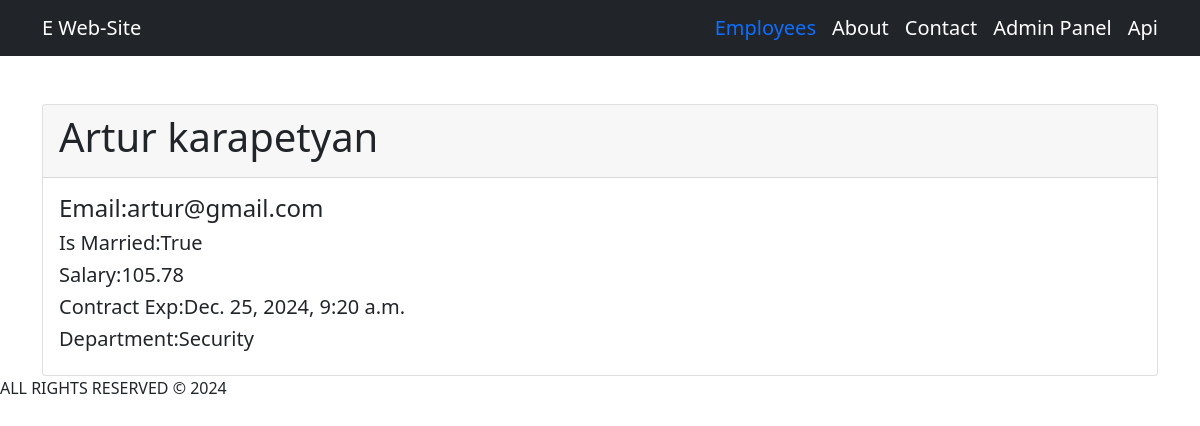
Screenshot of /employees/7 with the database file from the repository.
### employees/models.py (models this page shows, shortened)
class Employee(models.Model):
    first_name = models.CharField(max_length=40)
    last_name = models.CharField(max_length=40)
    email = models.EmailField(max_length=255)
    is_married = models.BooleanField(default=False)
    salary =models.FloatField(default=0.0)
    contract_exp = models.DateTimeField()
    department = models.ForeignKey(Department, on_delete=models.CASCADE)
    created_at = models.DateTimeField(default=timezone.now)

class Department(models.Model):
    title = models.CharField(max_length=40)
    created_at = models.DateTimeField(default=timezone.now)
    def __str__(self):
        return self.title

### employees/views.py (the view)
def single_employee(request, employee_id):
    employee = Employee.objects.get(pk=employee_id)
    return render(request,"single_employee.html",{"employee":employee})

### employees/templates/single_employee.html (shortened to what this page needs)
{% extends "base.html" %}
{% block  single_employee_template %}
  <div class=" card mt-5">
    <div class= "card-header">
      <h1>{{ employee.first_name }} {{ employee.last_name }}</h1>
    </div>
    <div class= "card-body">
    <h4>Email:{{ employee.email}}</h4>
    <h5>Is Married:{{ employee.is_married}}</h5>
    <h5>Salary:{{ employee.salary}}</h5>
    <h5>Contract Exp:{{ employee.contract_exp}}</h5>
    <h5>Department:{{ employee.department}}</h5>
  </div>
{% endblock %}

### rows the page displays
Employee: first_name "Artur", last_name "karapetyan", email "artur@gmail.com", is_married "True", salary "105.78", contract_exp "Dec. 25, 2024, 9:20 a.m.", department "Security"
